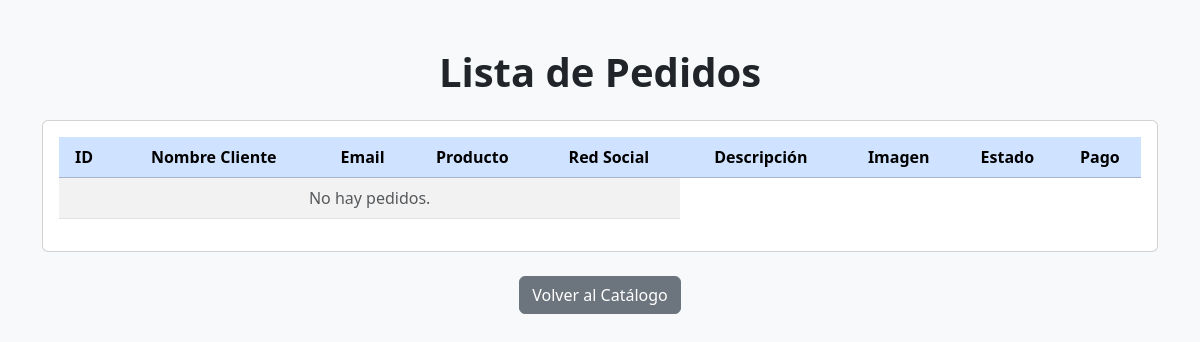
Before: /pedidos with the older database file.
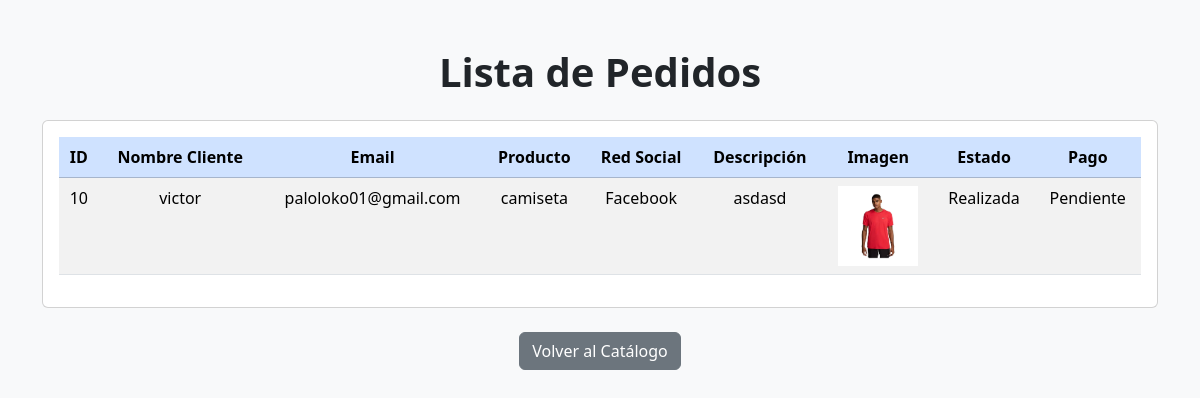
After: the same page with the newer database file.
### app/models.py (models this page shows, shortened)
class Pedido(models.Model):
    ESTADO_PEDIDO = [
        ('Solicitado', 'Solicitado'),
        ('Aprobado', 'Aprobado'),
        ('En proceso', 'En proceso'),
        ('Realizada', 'Realizada'),
        ('Entregada', 'Entregada'),
        ('Finalizado', 'Finalizado'),
        ('Cancelada', 'Cancelada'),
    ]
    ESTADO_PAGO = [
        ('Pendiente', 'Pendiente'),
        ('Parcial', 'Parcial'),
        ('Pagado', 'Pagado'),
    ]
    ESTADO_SOCIAL = [
        ('Facebook', 'Facebook'),
        ('Instagram', 'Instagram'),
        ('WhatsApp', 'WhatsApp'),
        ('TikTok', 'TikTok'),
        ('Presencial', 'Presencial'),
        ('Sitio Web', 'Sitio Web'),
    ]
    nombre_cliente = models.CharField(max_length=100)
    email = models.EmailField(blank=True, null=True)
    telefono = models.CharField(max_length=30, blank=True, null=True)
    red_social = models.CharField(max_length=20, choices=ESTADO_SOCIAL, default='Sitio Web')
    estado = models.CharField(max_length=20, choices=ESTADO_PEDIDO, default='Solicitado')
    pago = models.CharField(max_length=20, choices=ESTADO_PAGO, default='Pendiente')
    producto_referencia = models.ForeignKey(
        Producto, on_delete=models.SET_NULL, null=True, blank=True
    )
    imagenes_referencia = models.ImageField(upload_to="pedidos/", blank=True, null=True)
    descripcion = models.TextField()
    plataforma = models.CharField(default="pagina web", max_length=50)
    fecha_necesita = models.DateField(blank=True, null=True)
    token_seguimiento = models.CharField(max_length=100, unique=True, blank=True)
    creado = models.DateTimeField(auto_now_add=True)

class Producto(models.Model):
    destacado = models.BooleanField(default=False)
    nombre = models.CharField(max_length=100)
    descripcion = models.TextField()
    categoria = models.ForeignKey(Categoria, on_delete=models.CASCADE, related_name="productos")
    precio_base = models.PositiveIntegerField()
    destacado = models.BooleanField(default=False)
    imagen_1 = models.ImageField(upload_to='productos/', null=True, blank=True)
    imagen_2 = models.ImageField(upload_to='productos/', null=True, blank=True)
    imagen_3 = models.ImageField(upload_to='productos/', null=True, blank=True)
    def __str__(self):
        return self.nombre

### app/views.py (the view)
# urls.py: path('pedidos', views.ver_pedidos),
def ver_pedidos(request):
    pedidos = Pedido.objects.all()
    data = {'pedidos': pedidos}
    return render(request, 'verpedidos.html', data)

### templates/verpedidos.html (shortened to what this page needs)
<!DOCTYPE html>
<html lang="es">
<head>
    <link href="https://cdn.jsdelivr.net/npm/bootstrap@5.3.8/dist/css/bootstrap.min.css" rel="stylesheet">
</head>
<body class="bg-light">
<div class="container py-5">
    <h1 class="text-center mb-4 fw-bold">Lista de Pedidos</h1>
    <div class="card primary mb-4">
        <div class="card-body">
            <table class="table table-striped table-hover text-center">
                <thead class="table-primary">
                    <tr>
                        <th>ID</th>
                        <th>Nombre Cliente</th>
                        <th>Email</th>
                        <th>Producto</th>
                        <th>Red Social</th>
                        <th>Descripción</th>
                        <th>Imagen</th>
                        <th>Estado</th>
                        <th>Pago</th>
                    </tr>
                </thead>
                <tbody>
                    {% for pedido in pedidos %}
                    <tr>
                        <td>{{ pedido.id }}</td>
                        <td>{{ pedido.nombre_cliente }}</td>
                        <td>{{ pedido.email }}</td>
                        <td>{{ pedido.producto_referencia }}</td>
                        <td>{{pedido.red_social}}</td>
                        <td>{{ pedido.descripcion }}</td>
                        <td>{% if pedido.imagenes_referencia %}<img src="{{ pedido.imagenes_referencia.url }}" width="80">{% endif %}</td>
                        <td>{{ pedido.estado }}</td>
                        <td>{{pedido.pago}}</td>
                    </tr>
                    {% empty %}
                    <tr>
                        <td colspan="5" class="text-muted">No hay pedidos.</td>
                    </tr>
                    {% endfor %}
                </tbody>
            </table>
        </div>
    </div>
    <div class="text-center mt-4">
        <a href="/" class="btn btn-secondary">Volver al Catálogo</a>
    </div>
</div>
</body>
</html>

Changed rows visible on the page:
added Pedido: id "10", nombre_cliente "victor", email "paloloko01@gmail.com", producto_referencia "camiseta", red_social "Facebook", descripcion "asdasd", imagenes_referencia (picture), estado "Realizada", pago "Pendiente"
Other visible differences:
text no longer shown: "No hay pedidos."
